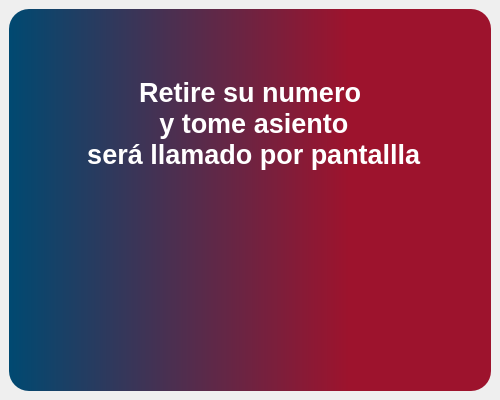
<?xml version="1.0" encoding="UTF-8"?>
<ui version="4.0">
 <class>MainWindow</class>
 <widget class="QMainWindow" name="MainWindow">
  <property name="geometry">
   <rect>
    <x>0</x>
    <y>0</y>
    <width>500</width>
    <height>400</height>
   </rect>
  </property>
  <property name="sizePolicy">
   <sizepolicy hsizetype="Fixed" vsizetype="Fixed">
    <horstretch>0</horstretch>
    <verstretch>0</verstretch>
   </sizepolicy>
  </property>
  <property name="maximumSize">
   <size>
    <width>500</width>
    <height>400</height>
   </size>
  </property>
  <property name="windowTitle">
   <string>MainWindow</string>
  </property>
  <property name="styleSheet">
   <string notr="true">#fondo{
background-color: qlineargradient(spread:pad, x1:1, y1:0, x2:0, y2:0, stop:0.295455 rgba(157, 19, 45, 255), stop:1 rgba(0, 73, 113, 255));

	border-radius: 20px;
	
}

#texto{
color: rgb(255, 255, 255);
}
</string>
  </property>
  <widget class="QWidget" name="centralwidget">
   <layout class="QVBoxLayout" name="verticalLayout">
    <item>
     <widget class="QWidget" name="fondo" native="true">
      <layout class="QVBoxLayout" name="verticalLayout_2">
       <item>
        <widget class="QWidget" name="widget" native="true">
         <layout class="QVBoxLayout" name="verticalLayout_3">
          <property name="topMargin">
           <number>40</number>
          </property>
          <item>
           <widget class="QLabel" name="texto">
            <property name="font">
             <font>
              <pointsize>20</pointsize>
              <bold>true</bold>
             </font>
            </property>
            <property name="text">
             <string>Retire su numero 
 y tome asiento 
 será llamado por pantallla</string>
            </property>
            <property name="alignment">
             <set>Qt::AlignCenter</set>
            </property>
           </widget>
          </item>
         </layout>
        </widget>
       </item>
       <item>
        <widget class="QWidget" name="widget_2" native="true">
         <layout class="QHBoxLayout" name="horizontalLayout">
          <property name="spacing">
           <number>0</number>
          </property>
          <property name="leftMargin">
           <number>60</number>
          </property>
          <property name="topMargin">
           <number>0</number>
          </property>
          <property name="rightMargin">
           <number>60</number>
          </property>
          <property name="bottomMargin">
           <number>0</number>
          </property>
          <item>
           <widget class="QLabel" name="label">
            <property name="maximumSize">
             <size>
              <width>344</width>
              <height>201</height>
             </size>
            </property>
            <property name="text">
             <string/>
            </property>
            <property name="pixmap">
             <pixmap resource="../../src/resources.qrc">:/images/img/iconWhite.png</pixmap>
            </property>
            <property name="scaledContents">
             <bool>true</bool>
            </property>
           </widget>
          </item>
         </layout>
        </widget>
       </item>
      </layout>
     </widget>
    </item>
   </layout>
  </widget>
 </widget>
 <resources>
  <include location="../../src/resources.qrc"/>
  <include location="../../../../../AppData/Local/Programs/Python/Python311/Lib/site-packages/qt6_applications/src/resources.qrc"/>
 </resources>
 <connections/>
</ui>
